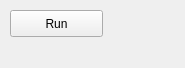
<?xml version="1.0" encoding="UTF-8"?>
<ui version="4.0">
 <class>Wgt</class>
 <widget class="QWidget" name="Wgt">
  <property name="geometry">
   <rect>
    <x>0</x>
    <y>0</y>
    <width>185</width>
    <height>68</height>
   </rect>
  </property>
  <property name="minimumSize">
   <size>
    <width>0</width>
    <height>0</height>
   </size>
  </property>
  <property name="windowTitle">
   <string>Form</string>
  </property>
  <widget class="QPushButton" name="runBtn">
   <property name="geometry">
    <rect>
     <x>10</x>
     <y>10</y>
     <width>93</width>
     <height>27</height>
    </rect>
   </property>
   <property name="text">
    <string>Run</string>
   </property>
  </widget>
 </widget>
 <resources/>
 <connections/>
</ui>
